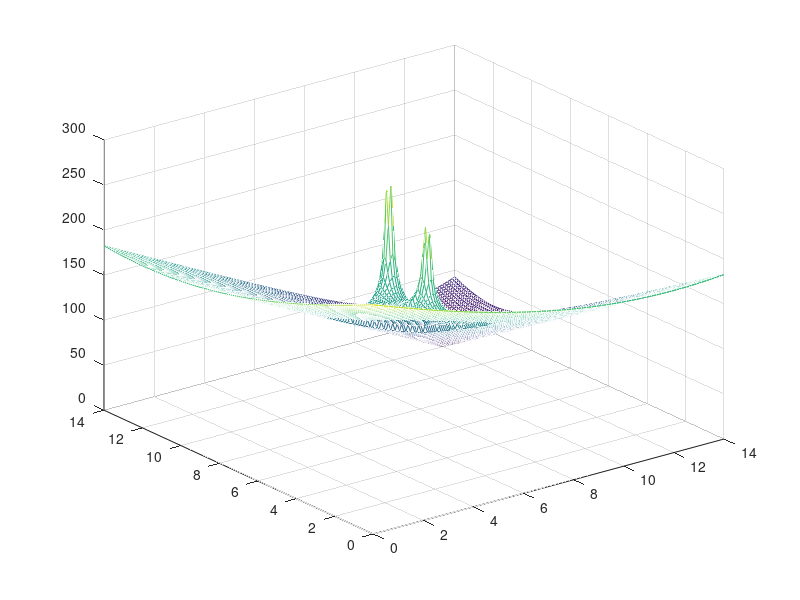

MATLAB code to generate this figure: (Note: this script raises an error after producing the figure.)
close all;
clear;
clc;
%人工势建立
[grid_x, grid_y] = meshgrid(0:0.1:14);
z = zeros(size(grid_x));
z1 = zeros(size(grid_x));
z2 = zeros(size(grid_x));
target = [12, 12];
obs1 = [5 6];
obs2 = [7 6];
K = 15;   %引力增益系数
M1 = 10;   %斥力增益系数
M2 = 15;   %斥力增益系数
ro = 2;    %斥力影响范围
n = 1;
step = 0.1;  %步长
for i = 0:step:14
    m = 0;
    for j = 0:step:14
        m = m+1;
        r = sqrt((target(1)-i)^2 + (target(2)-j)^2);
        z(n,m) = r*K;
        
        %obs1
        r_obs1 = sqrt((obs1(1)-i)^2 + (obs1(2)-j)^2);
        if r_obs1 <= ro
            z1(n,m) = M1 / r_obs1;
        else
            z1(n,m) = 0;
        end
        
        %obs2
        r_obs2 = sqrt((obs2(1)-i)^2 + (obs2(2)-j)^2);
        if r_obs2 <= ro
            z2(n,m) = M2 / r_obs2;
        else
            z2(n,m) = 0;
        end
        
    end
    n = n + 1;
end
zz = z + z1 + z2;
%mesh(grid_x,grid_y,zz);

%梯度下降法
dir = [-1 -1;-1 0; -1 1; 0 -1; 0 1; 1 -1; 1 0; 1 1];  %动作
point = [1, 1];
points = [1, 1];
gra_min = zz(1, 1);
gra_num = 0;
gradients = [gra_min];
while gra_min ~= 0
    gras = [];
    new_points_x = [];
    new_points_y = [];
    true_x = [];
    true_y = [];
    for i=1:1:8
        new_point_x = point(1)+dir(i,1); 
        new_point_y = point(2)+dir(i,2);
        if new_point_x * new_point_y <=0 || new_point_x >141 || new_point_y >141
            
        else
            new_gra = zz(new_point_x, new_point_y);
            gras = [gras, new_gra];
            new_points_x = [new_points_x, point(1)+dir(i,1)];
            new_points_y = [new_points_y, point(2)+dir(i,2)];
            true_x = [true_x, true(1)+(dir(i,1)*step)];
            true_y = [true_y, true(2)+(dir(i,2)*step)];
        end
    end
    [gra_min, gra_num] = min(gras);
    point = [new_points_x(gra_num), new_points_y(gra_num)];
    true = [true_x(gra_num), true_y(gra_num)];
    points = [points; true];
    gradients = [gradients, gra_min];
end

%画图
xp = zeros(length(points));
yp = zeros(length(points));
for i=1:1:length(points)
    xp(i) = points(i,1)-1;
    yp(i) = points(i,2)-1;
end
mesh(grid_x,grid_y,zz);
hold on;
plot3(xp, yp, gradients);